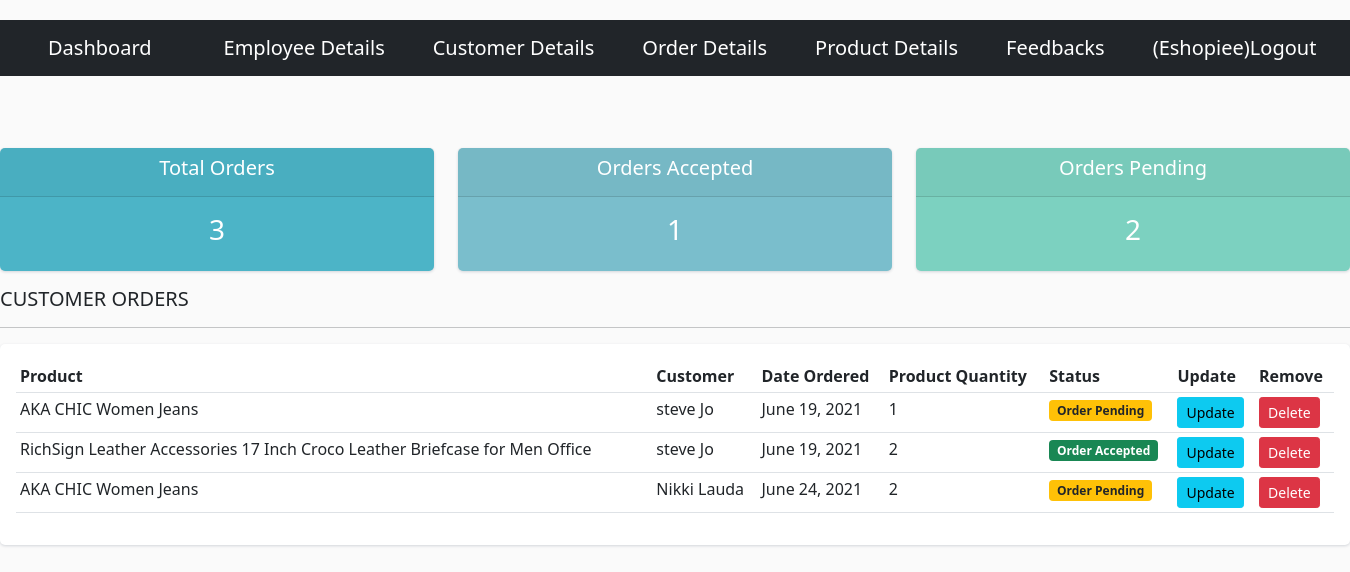
/dash/order (signed in), run on an earlier commit of the app's database.
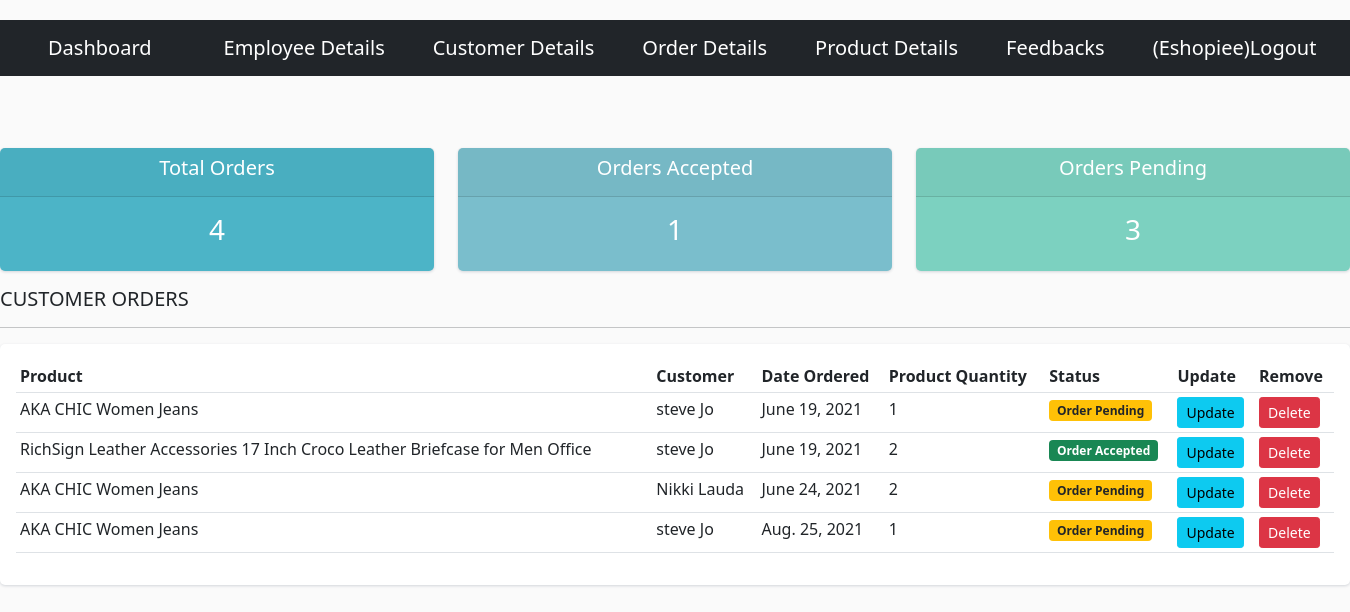
And on a later commit of the database.
### store/models.py (models this page shows, shortened)
class Order(models.Model):
    product = models.ForeignKey(Product , on_delete=models.CASCADE)
    customer = models.ForeignKey(Customer , on_delete=models.CASCADE)
    quantity = models.IntegerField(default=1)
    price = models.IntegerField()
    address = models.CharField(max_length=200,default='',blank=True)
    phone = models.CharField(max_length=50,default='',blank=True)
    date = models.DateField(default=datetime.datetime.today)
    status = models.BooleanField(default=False)

class Product(models.Model):
    name = models.CharField(max_length=200)
    price = models.IntegerField(default=0)
    category = models.ForeignKey(Category, on_delete=models.CASCADE, default=1)
    description = models.CharField(max_length=200,default='',blank=True)
    image = models.ImageField(upload_to='products/')
    submitted_at = models.DateTimeField(auto_now_add=True)
    updated_at = models.DateTimeField(auto_now=True)

class Customer(models.Model):
    first_name = models.CharField(max_length=50)
    last_name = models.CharField(max_length=50)
    phone = models.CharField(max_length=15)
    email = models.EmailField()
    profile_pic = models.ImageField(default='profile1.png',null=True,blank=True)
    password = models.CharField(max_length=500 )
    submitted_at = models.DateTimeField(auto_now_add=True)
    updated_at = models.DateTimeField(auto_now=True)
    '''
    @staticmethod
    def get_customer_by_email(email):
        return Customer.objects.get(email = email)here is the code to proceed only after getting the customer,if you no longer have customer,"Customer matching query does not exist." error will come , to avoid that error we are writing code in try except block'''
    @staticmethod
    def get_customer_by_email(email):
        try:
            return Customer.objects.get(email = email)
        except:
            return False

### adminpanel/views.py (the view)
# urls.py: path('order',OrderDetails.as_view(),name='order'),
class OrderDetails(View):
	@method_decorator(login_required(login_url='login'))
	def get(self,request):
		orders = Order.objects.all()
		total_orders = orders.count()
		completed = orders.filter(status=True).count()
		pending = orders.filter(status=False).count()
		context = {
			'orders' : orders,
			'total_orders' : total_orders,
			'completed': completed,
			'pending' : pending
		}
		return render(request,'order_details.html',context)

### adminpanel/templates/order_details.html
{% extends 'base1.html' %}
{% load static %}
{% block content %}
{% include 'status.html' %}
<div class="col-md">
    <h5>CUSTOMER ORDERS</h5>
    <hr>
    <div class="card card-body">
        <table class="table table-sm">
            <tr>
                <th>Product</th>
                <th>Customer</th>
                <th>Date Ordered</th>
                <th>Product Quantity</th>
                <th>Status</th>
                <th>Update</th>
                <th>Remove</th>
            </tr>
            {% for order in orders %}
            <tr>
                <td>{{order.product.name}}</td>
                <td>{{order.customer.first_name}} {{order.customer.last_name}}</td>
                <td>{{order.date}}</td>
                <td>{{order.quantity}}</td>
                {% if order.status %}
                <td><small class="badge bg-success">
                    Order Accepted
                </small></td>
                {% else %}
                <td><small class="badge bg-warning text-dark">
                    Order Pending
                </small></td>
                {% endif %}
                <td><a class="btn btn-sm btn-info" href="{% url 'order_update' order.id %}">Update</a></td>
                <td><a class="btn btn-sm btn-danger" href="{% url 'deleteorder' order.id %}">Delete</a></td>
            </tr>
            {% endfor %}
        </table>
    </div>
</div>
{% endblock %}

What changed in the data, as far as the page shows it:
added Order: product.name "AKA CHIC Women Jeans", customer.first_name "steve", customer.last_name "Jo", date "Aug. 25, 2021", quantity "1", status "Order Pending"
Also different on the page:
{{ total_orders }}: "3" → "4"
{{ pending }}: "2" → "3"
